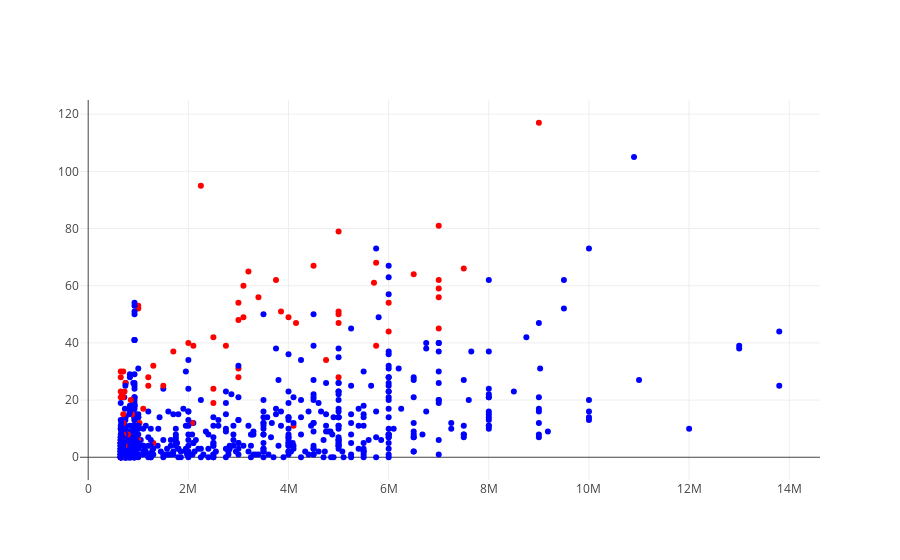

The code cell stored with this chart in its notebook:
### Code cell
import plotly.offline as py
import plotly.graph_objs as go

# Create a trace
trace = go.Scatter(
    x = players.Salary,
    y = players.mentions,
    mode = 'markers',
    marker = {'color':players.col}
)

data = [trace]

# Plot and embed in ipython notebook!
py.iplot(data)

### Figure 1 — Plotly figure (JSON) as saved in the notebook; plotly's stock layout.template omitted (floating-point values rounded to 4 significant figures; data arrays with more than 128 entries replaced by an {"elided": "..."} marker saying what was removed)
{"data": [{"marker": {"color": {"elided": "782 str values"}}, "mode": "markers", "type": "scatter", "x": {"elided": "782 int values"}, "y": {"elided": "782 int values"}}], "layout": {}}
